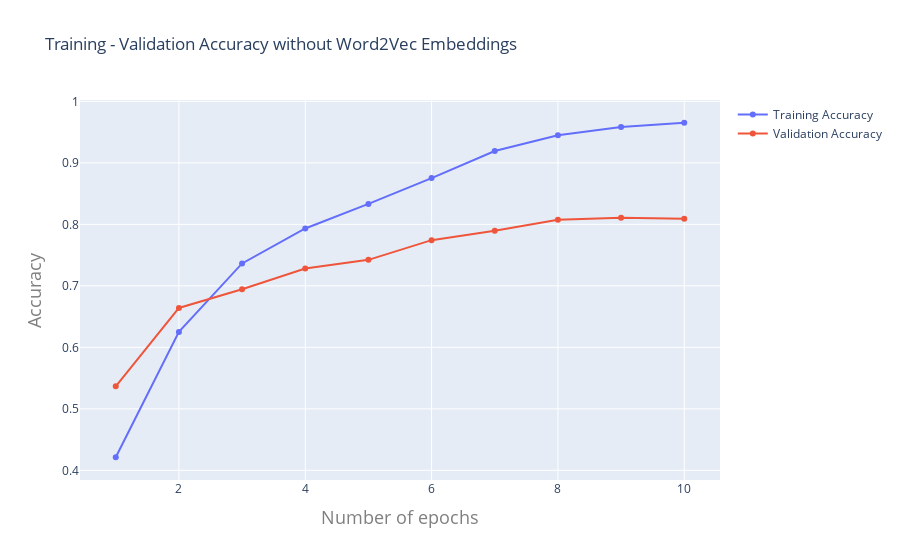

Notebook code cell kept with this figure:
### Markdown cell above
### Training - Validation Accuracy

### Code cell
metric_to_plot = "accuracy"
epochs = list(range(1, max(history.epoch) + 2))
training_loss = history.history[metric_to_plot]
validation_loss = history.history["val_" + metric_to_plot]

trace1 = {
    "mode": "lines+markers",
    "name": "Training Accuracy",
    "type": "scatter",
    "x": epochs,
    "y": training_loss
}

trace2 = {
    "mode": "lines+markers",
    "name": "Validation Accuracy",
    "type": "scatter",
    "x": epochs,
    "y": validation_loss
}

data = Data([trace1, trace2])
layout = {
    "title": "Training - Validation Accuracy without Word2Vec Embeddings",
    "xaxis": {
        "title": "Number of epochs",
        "titlefont": {
            "size": 18,
            "color": "#7f7f7f"
        }
    },
    "yaxis": {
        "title": "Accuracy",
        "titlefont": {
            "size": 18,
            "color": "#7f7f7f"
        }
    }
}
fig = Figure(data=data, layout=layout)
fig.update_layout(hovermode="x unified")
fig.show()

### Figure 1 — Plotly figure (JSON) as saved in the notebook; plotly's stock layout.template omitted (floating-point values rounded to 4 significant figures)
{"data": [{"mode": "lines+markers", "name": "Training Accuracy", "type": "scatter", "x": [1, 2, 3, 4, 5, 6, 7, 8, 9, 10], "y": [0.4213, 0.6252, 0.7364, 0.7933, 0.8332, 0.8752, 0.9193, 0.945, 0.9584, 0.9652]}, {"mode": "lines+markers", "name": "Validation Accuracy", "type": "scatter", "x": [1, 2, 3, 4, 5, 6, 7, 8, 9, 10], "y": [0.5366, 0.6641, 0.6944, 0.7283, 0.7423, 0.7743, 0.7896, 0.8074, 0.8108, 0.8091]}], "layout": {"hovermode": "x unified", "title": {"text": "Training - Validation Accuracy without Word2Vec Embeddings"}, "xaxis": {"title": {"font": {"color": "#7f7f7f", "size": 18}, "text": "Number of epochs"}}, "yaxis": {"title": {"font": {"color": "#7f7f7f", "size": 18}, "text": "Accuracy"}}}}
